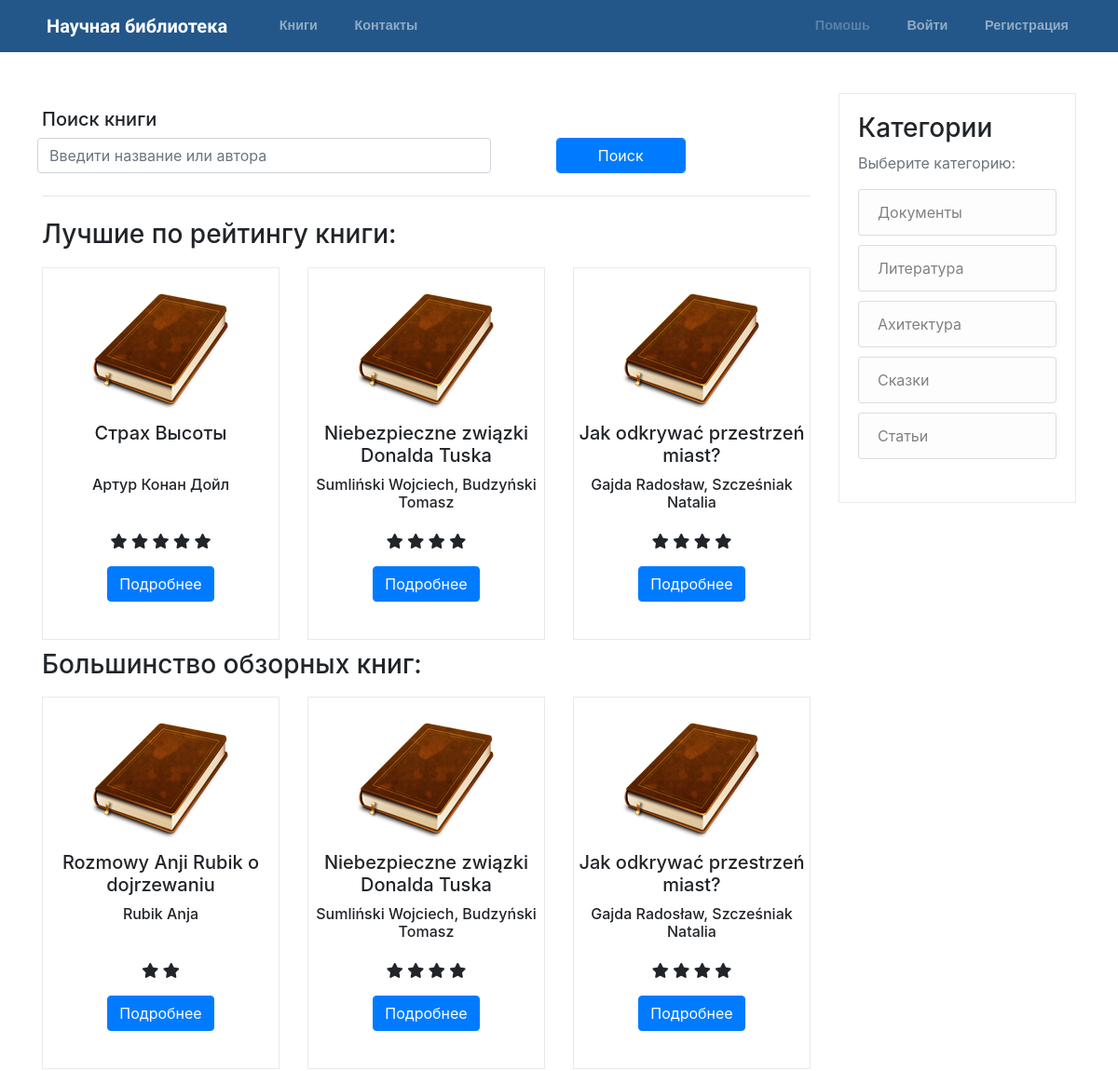
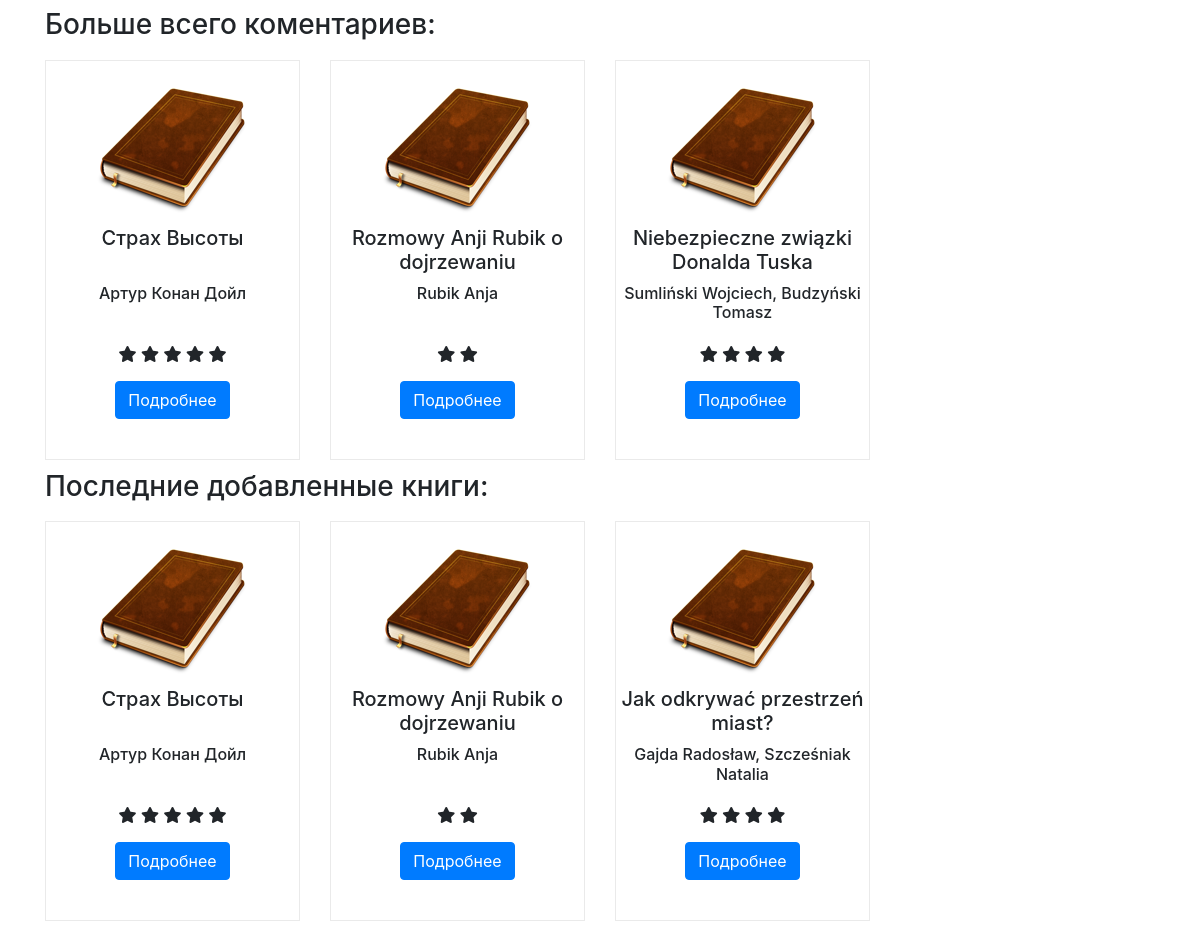
/books, run on the app's committed database (2 pictures, top to bottom).
### books/models.py (models this page shows, shortened)
class Book(models.Model):
    title = models.CharField("Название", max_length=300)
    slug = models.SlugField(unique=True)
    description = models.TextField("Описание", max_length=1000, default="About book")
    image = models.ImageField( "Изображение", default='default_book.png', upload_to='books_pics')
    book_pdf = models.FileField("Загрузите книгу" ,null=True, blank=True, upload_to='books_pdf')
    author = models.CharField("Автор", max_length=100)
    book_amount = models.IntegerField("Колличество книг")
    publish_date = models.DateField("Дата публикации")
    number_of_pages = models.IntegerField("Колличество страниц")
    category = models.ForeignKey('Category', verbose_name = "Категория", on_delete=models.PROTECT)
    last_rating = models.IntegerField(default=0)
    @property
    def actual_rating(self):
        list_of_stars = []
        for star in range(self.last_rating):
            list_of_stars.append(star)
        return list_of_stars
    class Meta:
        verbose_name_plural = "Книги"
        verbose_name = "Книгу"

class Category(models.Model):
    category = models.CharField(max_length=50, verbose_name = "Категория")
    slug = models.SlugField(unique=True)
    def __str__(self):
        return self.category
    class Meta:
        verbose_name = "Категорию"
        verbose_name_plural = "Категории"

### books/views.py (the view)
# urls.py: path('books', BooksListView.as_view(), name='books'),
class BooksListView(ListView):
    template_name = 'books/books.html'
    model = Book
    def get_context_data(self, **kwargs):
        context = super(BooksListView, self).get_context_data(**kwargs)
        context.update({
            'top_3_books': Book.objects.order_by('-last_rating')[:3],
            'most_reviews': Book.objects.annotate(reviews_count=Count('reviews')).order_by('-reviews_count')[:3],
            'most_comments': Book.objects.annotate(comments_count=Count('comments')).order_by('-comments_count')[:3],
        })
        return context
    def get_queryset(self):
        return Book.objects.order_by('-id')[:3]

### books/context_processors.py (called while the page is built)
def categories(request):
    return {
        'categories': Category.objects.all()
    }

### books/templates/books/books.html
{% extends "base.html" %}
{% block content %}
<p>
    <h5>Поиск книги</h5>
    <form class="searchForm" action="{% url 'search' %}" method=" GET">
        <div class="form-group row">
            <input class="form-control col-md-7" required="required" name="q" type="text" placeholder="Введити название или автора">
            <span class="col-md-1"></span>
            <button type="submit" class="btn__search btn btn-primary form-control col-md-2">Поиск</button>
        </div>
    </form>
</p>
<hr class="my-4">
<h3>Лучшие по рейтингу книги:</h3>
<div class="row lastBooksContainer">
    {% for book in top_3_books %}
    <div class="col-md-4 bookCard">
        <div class="cardBorder">
            <img class="book_image" src="{{ book.image.url }}" alt="Book image">
            <h5 class="title__book">{{ book.title }}</h5>
            <h6 class="title__after">{{ book.author }}</h6>
            {% if book.actual_rating %}
            {% for rate in book.actual_rating %}
            <span class="fa fa-star checked"></span>
            {% endfor %} <br>
            {% else %}
            <h6>Нет оценок</h6>
            {% endif %}
            <a href="{% url 'bookDetail' slug=book.slug %}"><button class="btn btn-primary btn-xs">Подробнее</button></a>
        </div>
    </div>
    {% endfor %}
</div>
<h3>Большинство обзорных книг:</h3>
<div class="row lastBooksContainer">
    {% for book in most_reviews %}
    <div class="col-md-4 bookCard">
        <div class="cardBorder">
            <img class="book_image" src="{{ book.image.url }}" alt="Book image">
            <h5 class="title__book">{{ book.title }}</h5>
            <h6 class="title__after">{{ book.author }}</h6>
            {% if book.actual_rating %}
            {% for rate in book.actual_rating %}
            <span class="fa fa-star checked"></span>
            {% endfor %} <br>
            {% else %}
            <h6>Нет оценок</h6>
            {% endif %}
            <a href="{% url 'bookDetail' slug=book.slug %}"><button class="btn btn-primary btn-xs">Подробнее</button></a>
        </div>
    </div>
    {% endfor %}
</div>
<h3>Больше всего коментариев:</h3>
<div class="row lastBooksContainer">
    {% for book in most_comments %}
    <div class="col-md-4 bookCard">
        <div class="cardBorder">
            <img class="book_image" src="{{ book.image.url }}" alt="Book image">
            <h5 class="title__book">{{ book.title }}</h5>
            <h6 class="title__after">{{ book.author }}</h6>
            {% if book.actual_rating %}
            {% for rate in book.actual_rating %}
            <span class="fa fa-star checked"></span>
            {% endfor %} <br>
            {% else %}
            <h6>Нет оценок</h6>
            {% endif %}
            <a href="{% url 'bookDetail' slug=book.slug %}"><button class="btn btn-primary btn-xs">Подробнее</button></a>
        </div>
    </div>
    {% endfor %}
</div>
<h3>Последние добавленные книги:</h3>
<div class="row lastBooksContainer">
    {% for book in book_list %}
    <div class="col-md-4 bookCard">
        <div class="cardBorder">
            <img class="book_image" src="{{ book.image.url }}" alt="Book image">
            <h5 class="title__book">{{ book.title }}</h5>
            <h6 class="title__after">{{ book.author }}</h6>
            {% if book.actual_rating %}
            {% for rate in book.actual_rating %}
            <span class="fa fa-star checked"></span>
            {% endfor %} <br>
            {% else %}
            <h6>Нет оценок</h6>
            {% endif %}
            <a href="{% url 'bookDetail' slug=book.slug %}"><button class="btn btn-primary btn-xs">Подробнее</button></a>
        </div>
    </div>
    {% endfor %}
</div>
{% endblock content %}

### templates/base.html (shortened to what this page needs)
{% load static %}
<!DOCTYPE html>
<html lang="en">
<head>
    <link rel="stylesheet" href="{% static 'css/main.css' %}">
    <link rel="stylesheet" href="https://stackpath.bootstrapcdn.com/bootstrap/4.1.3/css/bootstrap.min.css"
>
    <link rel="stylesheet" href="https://cdnjs.cloudflare.com/ajax/libs/font-awesome/4.7.0/css/font-awesome.min.css">
    <link rel="stylesheet" href="https://use.fontawesome.com/releases/v5.4.2/css/all.css"
>
</head>
<header class="site-header">
    <nav class="navbar navbar-expand-md navbar-dark bg-steel fixed-top">
        <div class="container">
            <a class="navbar-brand mr-4" href="{% url 'home' %}"><img style="height:1.4em; padding-right: 5px;" src="{% static 'icons/regal.png' %}"
                    alt="">Научная библиотека</a>
            <div class="collapse navbar-collapse" id="navbarToggle">
                <div class="navbar-nav mr-auto">
                    <a class="nav-item nav-link" href="{% url 'books' %}"><img src="{% static 'icons/book.png' %}" alt="">
                        Книги</a>
                    <a class="nav-item nav-link" href="{% url 'contact' %}"><img src="{% static 'icons/message.png' %}"
                        Контакты</a>
                </div>
                <div class="navbar-nav">
                    {% if user.is_authenticated %}
                    <a class="nav-item nav-link" href="{% url 'UserProfile' %}"><img src="{% static 'icons/profile.png' %}"
                            alt="">
                        Ваш аккаунт ({{ user.username }})
                    </a>
                    <a class="nav-item nav-link" href="{% url 'logout' %}"><img src="{% static 'icons/logout.png' %}"
                            alt=""> Выход</a>
                    {% else %}
                    <a class="disabled nav-item nav-link" href=""><img src="{% static 'icons/help.png' %}" alt="">
                        Помошь</a>
                    <a class="nav-item nav-link" href="{% url 'login' %}"><img src="{% static 'icons/login.png' %}" alt="">
                        Войти</a>
                    <a class="nav-item nav-link" href="{% url 'signup' %}"><img src="{% static 'icons/register.png' %}"
                            alt=""> Регистрация</a>
                    {% endif %}
                </div>
            </div>
        </div>
    </nav>
</header>
<body>
    <main role="main" class="container pageContent">
        <div class="row">
            <div class="col-md-9">
                {% block content %}{% endblock %}
            </div>
            <div class="col-md-3">
                <div class="content-section">
                    <h3>Категории</h3>
                    <p class='text-muted'>Выберите категорию:
                        <ul class="list-group">
                            {% for category in categories %}
                            <a href="{% url 'category_books_view' slug=category.slug %}">
                                <li class="list-group-item list-group-item-light">{{ category }}</li>
                            </a>
                            {% endfor %}
                        </ul>
                    </p>
                </div>
            </div>
        </div>
    </main>
</body>
</html>

### static/css/main.css (style rules this page uses)
body { background: #fafafa; color: #333333; margin-top: 5rem; padding-bottom: 50px; }
.bg-steel { background-color: #235789; }
.navbar-nav { font-size: 0.9em; }
.navbar-brand { font-family: "Work Sans", sans-serif; font-weight: bold; }
.site-header .navbar-nav .nav-link { color: #cbd5db; font-weight: bold; font-family: "Roboto", sans-serif; margin-left: 20px; }
.content-section { border: 1px solid #eaeaea; transition: all 1s; padding: 20px; }
.pageContent { margin-top: 100px; }
.searchForm { margin-left: 10px; margin-right: 10px; }
.lastBooksContainer { margin: 0 auto; }
.book_image { max-width: 150px; max-height: 150px; }
.bookCard { padding: 10px 10px; text-align: center; }
.cardBorder { min-height: 400px; padding-top: 15px; border: 1px solid #eaeaea; transition: all 1s; }
.list-group-item:last-child { margin-bottom: 10px !important; }
.btn-primary { margin-top: 15px !important; }
.title__book { min-height: 50px; }
.title__after { min-height: 50px; }
.btn__search { margin-top: 0 !important; }

### data on the page
Book: image (placeholder picture), title "Страх Высоты", author "Артур Конан Дойл"
Book: image (placeholder picture), title "Niebezpieczne związki Donalda Tuska", author "Sumliński Wojciech, Budzyński Tomasz"
Book: image (placeholder picture), title "Jak odkrywać przestrzeń miast?", author "Gajda Radosław, Szcześniak Natalia"
Book: image (placeholder picture), title "Rozmowy Anji Rubik o dojrzewaniu", author "Rubik Anja"
Category: category "Документы"
Category: category "Литература"
Category: category "Ахитектурa"
Category: category "Сказки"
Category: category "Статьи"
